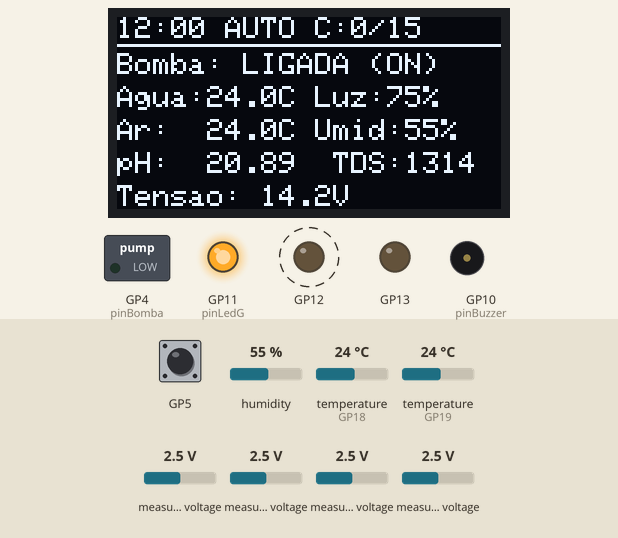
The program below on a simulated Raspberry Pi Pico. Shown: 128×64 one-colour display, switched loads named in the program (green lamp = pin HIGH), output pins drawn as LEDs (lit = HIGH), buzzer (waves = sounding). Dashed ring = blinking. Inputs (shaded band) come from the test bench; at power-on: GP5 HIGH, measured voltage 2.5 V, humidity 55 %, temperature (sensors on GP18, GP19) 24 °C. What the program prints to the serial monitor is not drawn.

Above: at 3.2 s.
3.3 s: GP5 pulled LOW for 0.15 s
At 5.1 s:
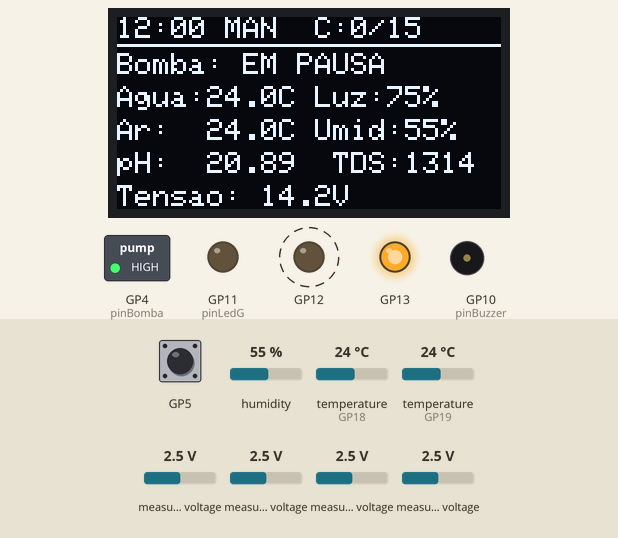
6.1 s: measured voltage (sensor 200) set to 2.1 V
At 10.0 s:
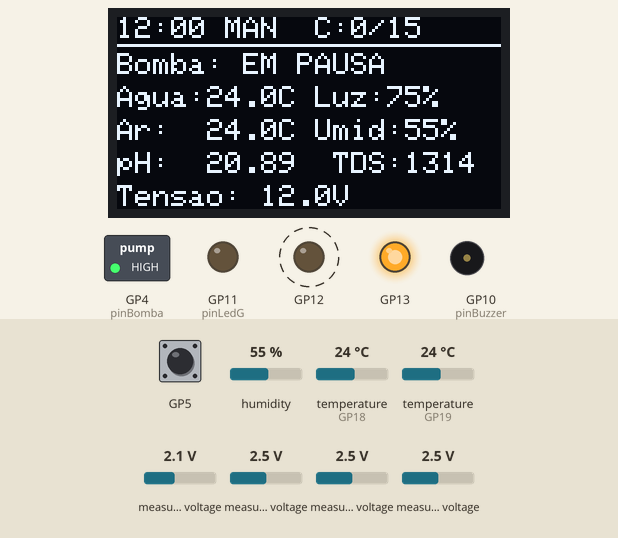
10.4 s: measured voltage (sensor 200) set to 1.8 V
At 13.6 s:
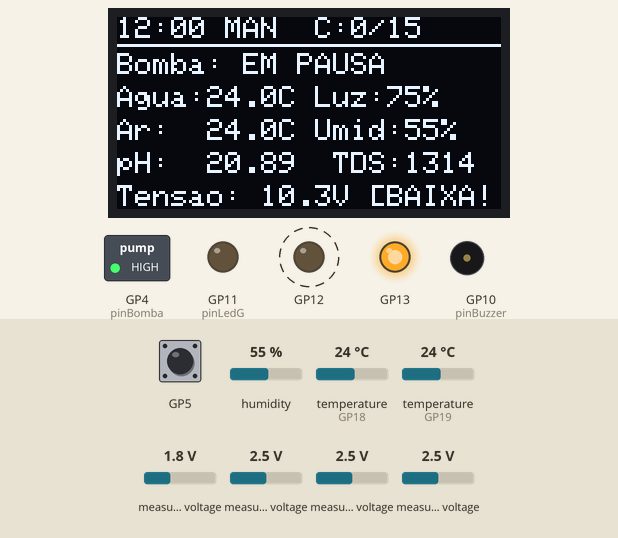
16.1 s: GP5 pulled LOW for 1 s
At 17.8 s:
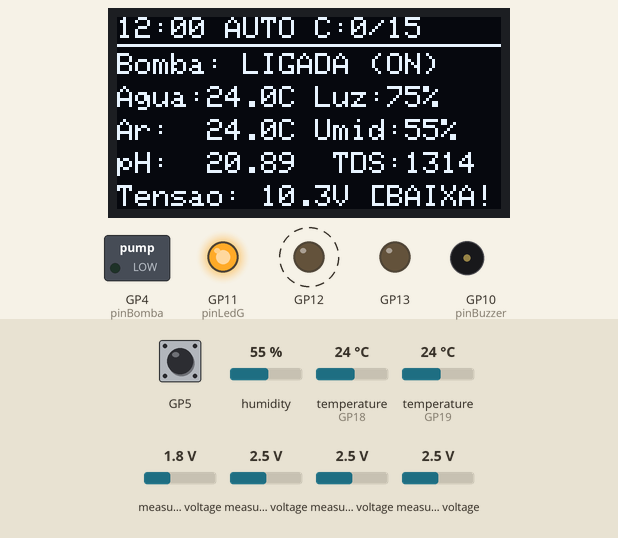
18.6 s: humidity set to 22 %
At 21.6 s:
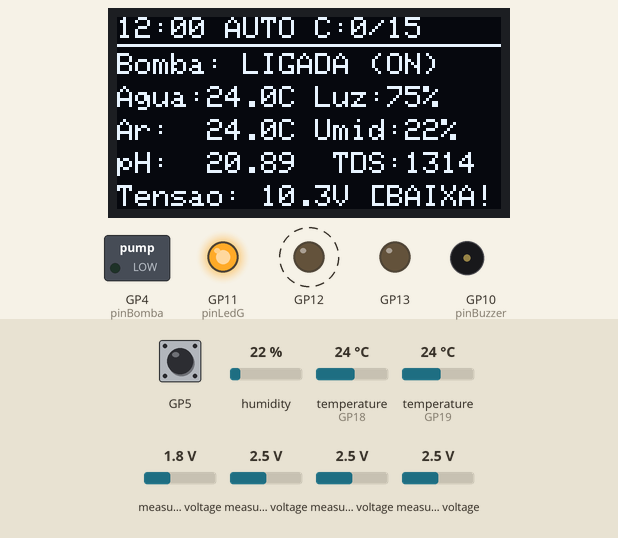
21.9 s: temperature (sensor on GP18) set to 12 °C
At 23.6 s:
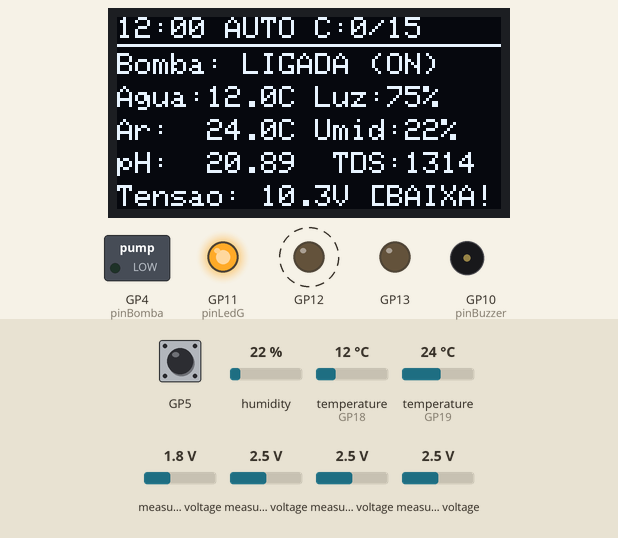
Timing chart, 0 to 25.0 s (numbered marks = the images above; inputs shaded):
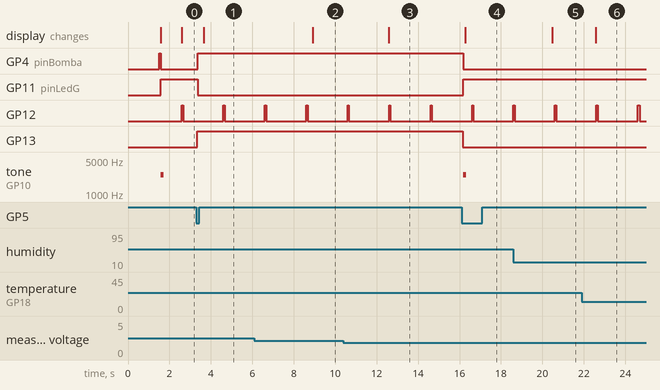

Measured:
- the behaviour switches between 2 and 1.9 V on measured voltage (sensor 200) (found by bisection; images 2 and 3)
- after the input at 3.3 s, GP4 (pinBomba): LOW → HIGH after 0.08 s; GP11 (pinLedG): HIGH → LOW after 0.08 s; GP13: LOW → HIGH after 0.05 s; the display: changes after 0.35 s (image 1)
- after the input at 6.1 s, the display: changes after 2.8 s (image 2)
- after the input at 10.4 s, the display: changes after 2.2 s (image 3)
- after the input at 16.1 s, GP4 (pinBomba): HIGH → LOW after 0.08 s; GP11 (pinLedG): LOW → HIGH after 0.08 s; GP13: HIGH → LOW at once; tone on GP10 (pinBuzzer): silent → 2500 Hz after 0.08 s, → silent 0.15 s later; the display: changes after 0.17 s (image 4)
- after the input at 18.6 s, the display: changes after 1.9 s (image 5)
- after the input at 21.9 s, the display: changes after 0.68 s (image 6)
- by itself, GP12: alternates HIGH for 0.06 s and LOW for 1.9 s

The program:

main.cpp
```cpp
#include <Arduino.h>
#include <FreeRTOS.h>
#include <task.h>

// Inclusão dos módulos da AgriTower
#include "sensores.h"
#include "relogio.h"
#include "botao.h"
#include "agendamento.h"
#include "bomba.h"
#include "comunicacao.h"
#include "oled.h"

void setup() {
    Serial.begin(9600);
    delay(1500);

    Serial.println("\n=======================================================");
    Serial.println("         AGRITOWER - RTOS BITDOGLAB (PICO)             ");
    Serial.println("=======================================================");

    // 1. Inicializa o hardware e os Mutexes ANTES de dar partida nas Tasks
    initRelogio();     // Inicializa Serial2 (GP8/GP9) e Mutex do relógio
    initBotao();       // Inicializa Botão A (GP5), LED Vermelho (GP13) e Mutex
    initAgendamento(); // Inicializa o Mutex do agendador de ciclos
    initBomba();       // Inicializa a Bomba (GP4), LED Verde (GP11) e Mutex
    initSensores();    // Inicializa I2C0, ADS1115, DS18B20, DHT22 e Mutex
    initComunicacao();
    initOled(); // Inicializa LED Azul de telemetria (GP12)


    // 2. Criação das Tasks (Rate Monotonic: menor período = maior prioridade)
    // Stacks de 1024 a 2048 words garantem folga total para Serial.print e floats no RP2040
    xTaskCreate(vTaskBomba,       "TaskBomba",       1024, NULL, 3, NULL); // Prio 4 (Máxima - 15ms)
    xTaskCreate(vTaskBotao,       "TaskBotao",       1024, NULL, 3, NULL); // Prio 3 (Alta   - 20ms)
    xTaskCreate(vTaskRelogio,     "TaskRelogio",     1024, NULL, 2, NULL); // Prio 2 (Média  - 100ms)
    xTaskCreate(vTaskAgendamento, "TaskAgendamento", 1024, NULL, 2, NULL); // Prio 2 (Média  - 500ms)
    xTaskCreate(vTaskSensores,    "TaskSensores",    2048, NULL, 2, NULL); // Prio 1 (Baixa  - 2000ms)
    xTaskCreate(vTaskComunicacao, "TaskCom",         2048, NULL, 1, NULL); // Prio 1 (Baixa  - 2000ms)
    xTaskCreate(vTaskOled,    "TaskOled",    2048, NULL, 1, NULL); // Prio 1 (Baixa  - 2000ms)


    Serial.println("[SISTEMA] Todas as Tasks RTOS iniciadas com sucesso!");
    Serial.println("=======================================================\n");
}

void loop() {
    // No core earlephilhower (RP2040), o loop() roda como uma task de baixa prioridade.
    // Deixamos apenas um delay longo para liberar 100% da CPU para as nossas 6 Tasks!
    vTaskDelay(pdMS_TO_TICKS(5000));
}
```

agendamento.h
```cpp
#ifndef AGENDAMENTO_H
#define AGENDAMENTO_H

#include <Arduino.h>
#include <FreeRTOS.h>
#include <task.h>
#include <semphr.h>

// Estrutura com informações do ciclo atual (útil para a Bomba e para o Painel Serial)
typedef struct {
    bool deveEstarLigada; // true = janela de 5 min ON | false = janela de pausa OFF
    bool ehDia;           // true = 06:00 às 17:59 (ciclo 15m) | false = noite (ciclo 50m)
    int minutoNoCiclo;    // Ex: minuto 3 de 15
    int tamanhoCiclo;     // 15 (dia) ou 50 (noite)
} StatusAgendamento_t;

// Inicializa o Mutex do módulo de agendamento
void initAgendamento();

// Protótipo da Task do FreeRTOS (chamar no xTaskCreate do main.cpp)
void vTaskAgendamento(void *pvParameters);

// Função Thread-Safe para a Bomba e a Telemetria consultarem a decisão do agendador
StatusAgendamento_t obterStatusAgendamento();

#endif // AGENDAMENTO_H
```

bomba.h
```cpp
#ifndef BOMBA_H
#define BOMBA_H

#include <Arduino.h>
#include <FreeRTOS.h>
#include <task.h>
#include <semphr.h>

// Máquina de Estados da Bomba (Acionamento via Relé ON/OFF)
enum EstadoBomba {
    DESLIGADA,
    LIGANDO,
    LIGADA,
    DESLIGANDO
};

// Estrutura para a Telemetria e o OLED consultarem o estado atual com segurança
typedef struct {
    EstadoBomba estado;
} StatusBomba_t;

// Inicializa os pinos da Bomba (GP4), LED Verde (GP11), Buzzer (GP10) e cria o Mutex
void initBomba();

// Protótipo da Task do FreeRTOS (chamar no xTaskCreate do main.cpp)
void vTaskBomba(void *pvParameters);

// Função Thread-Safe para a Telemetria e OLED lerem o Estado da Bomba
StatusBomba_t obterStatusBomba();

// Função auxiliar para retornar o nome do estado da bomba no Monitor Série
const char* nomeEstadoBomba(EstadoBomba est);

#endif // BOMBA_H
```

botao.h
```cpp
#ifndef BOTAO_H
#define BOTAO_H

#include <Arduino.h>
#include <FreeRTOS.h>
#include <task.h>
#include <semphr.h>

// Inicializa os pinos do Botão A (GP5) e do LED Vermelho (GP13) e cria o Mutex
void initBotao();

// Protótipo da Task do FreeRTOS (chamar no xTaskCreate do main.cpp)
void vTaskBotao(void *pvParameters);

// Retorna true se estiver em Modo Automático, ou false se estiver em Modo Manual
bool isModoAutomatico();

// Retorna true (apenas uma vez por clique) quando o usuário entra no Modo Manual,
// avisando a Task da Bomba que ela deve inverter seu estado (Ligar <-> Desligar)
bool consumirPedidoInversaoManual();

#endif // BOTAO_H
```

comunicacao.h
```cpp
#ifndef COMUNICACAO_H
#define COMUNICACAO_H

#include <Arduino.h>
#include <FreeRTOS.h>
#include <task.h>

// Inicializa o pino do LED Azul de telemetria (GP12)
void initComunicacao();

// Protótipo da Task do FreeRTOS (chamar no xTaskCreate do main.cpp)
void vTaskComunicacao(void *pvParameters);

#endif // COMUNICACAO_H
```

oled.h
```cpp
#ifndef OLED_H
#define OLED_H

#include <Arduino.h>
#include <FreeRTOS.h>
#include <task.h>

void initOled();
void vTaskOled(void *pvParameters);
#endif
```

relogio.h
```cpp
#ifndef RELOGIO_H
#define RELOGIO_H

#include <Arduino.h>
#include <FreeRTOS.h>
#include <task.h>
#include <semphr.h>

// Estrutura que guarda o horário atual do sistema
typedef struct {
    int hora;
    int minuto;
    bool sincronizadoEsp; // Indica se já recebeu hora do ESP32 pelo menos uma vez
} Horario_t;

// Inicializa a Serial2 (GP8/GP9) e cria o Mutex do relógio
void initRelogio();

// Protótipo da Task do FreeRTOS (chamar no xTaskCreate do main.cpp)
void vTaskRelogio(void *pvParameters);

// Função Thread-Safe para o Agendador e a Telemetria lerem a hora atual
Horario_t obterHorario();

#endif // RELOGIO_H 
```

sensores.h
```cpp
#ifndef SENSORES_H
#define SENSORES_H

#include <Arduino.h>
#include <FreeRTOS.h>
#include <task.h>
#include <semphr.h>

// Estrutura que empacota todas as leituras dos sensores da torre
typedef struct {
    float tensaoBateria;
    int luminosidade;
    float valorTDS;
    float valorPH;
    float tempAgua;
    float tempAr;
    float umidade;
    bool adsOk; // Flag útil para diagnóstico
} DadosSensores_t;

// Inicializa o hardware dos sensores (I2C, ADS1115, OneWire, DHT) e cria o Mutex
void initSensores();

// Protótipo da Task do FreeRTOS (será chamada no xTaskCreate do main.cpp)
void vTaskSensores(void *pvParameters);

// Função Thread-Safe (protegida por Mutex) para outras Tasks lerem os sensores
DadosSensores_t obterDadosSensores();

#endif // SENSORES_H
```

agendamento.cpp
```cpp
#include "agendamento.h"
#include "relogio.h"
#include "botao.h"

// --- Variáveis Privadas do Módulo (Encapsuladas com static) ---
static StatusAgendamento_t statusAtual = {false, true, 0, 15};
static SemaphoreHandle_t xMutexAgendamento = NULL;

// =========================================================================
// Inicialização do Mutex (Chamar no setup() do main.cpp)
// =========================================================================
void initAgendamento() {
    xMutexAgendamento = xSemaphoreCreateMutex();
    Serial.println("[INIT AGENDAMENTO] Modulo do Agendador Horario inicializado.");
}

// =========================================================================
// Função Thread-Safe para outras Tasks consultarem o Agendador
// =========================================================================
StatusAgendamento_t obterStatusAgendamento() {
    StatusAgendamento_t copiaSegura = {false, true, 0, 15};

    if (xMutexAgendamento != NULL) {
        if (xSemaphoreTake(xMutexAgendamento, pdMS_TO_TICKS(50)) == pdTRUE) {
            copiaSegura = statusAtual;
            xSemaphoreGive(xMutexAgendamento);
        }
    }
    return copiaSegura;
}

// =========================================================================
// TASK RTOS: Avaliação da Janela de Irrigação (A cada 500ms)
// =========================================================================
void vTaskAgendamento(void *pvParameters) {
    (void) pvParameters;

    // Guarda o estado anterior para imprimir no Serial apenas quando houver mudança
    bool deviaEstarLigadaAnterior = false;
    bool primeiraExecucao = true;

    for (;;) {
        // 1. Puxa a hora atual de forma segura do módulo relogio.h
        Horario_t agora = obterHorario();

        // 2. Calcula os parâmetros do ciclo (Diurno vs Noturno)
        int minutoDoDia = (agora.hora * 60) + agora.minuto;
        bool ehDia = (agora.hora >= 6 && agora.hora < 18); // Dia: 06:00 às 17:59
        bool deveEstarLigada = false;
        int tamanhoCiclo = ehDia ? 15 : 50;
        int minutoNoCiclo = minutoDoDia % tamanhoCiclo;

        if (ehDia) {
            // Ciclo Diurno de 15 min (5 min ON / 10 min OFF)
            deveEstarLigada = (minutoNoCiclo < 5);
        } else {
            // Ciclo Noturno de 50 min (5 min ON / 45 min OFF)
            deveEstarLigada = (minutoNoCiclo < 5);
        }

        // 3. SEÇÃO CRÍTICA: Atualiza a estrutura protegida pelo Mutex
        if (xMutexAgendamento != NULL) {
            if (xSemaphoreTake(xMutexAgendamento, pdMS_TO_TICKS(100)) == pdTRUE) {
                statusAtual.deveEstarLigada = deveEstarLigada;
                statusAtual.ehDia           = ehDia;
                statusAtual.minutoNoCiclo   = minutoNoCiclo;
                statusAtual.tamanhoCiclo    = tamanhoCiclo;
                xSemaphoreGive(xMutexAgendamento);
            }
        }

        // 4. Se estiver em Modo Automático, exibe o log quando a janela virar
        if (isModoAutomatico()) {
            if (primeiraExecucao || (deveEstarLigada != deviaEstarLigadaAnterior)) {
                primeiraExecucao = false;
                deviaEstarLigadaAnterior = deveEstarLigada;

                if (deveEstarLigada) {
                    Serial.println("\n>>> [AUTO AGENDADOR] Janela de irrigacao iniciada (5 min)! Solicitando subida PWM...");
                } else {
                    Serial.println("\n>>> [AUTO AGENDADOR] Janela de pausa iniciada! Solicitando descida PWM...");
                }
            }
        } else {
            // Se o usuário colocou em Modo Manual, força reavaliação do log quando voltar pro Auto
            primeiraExecucao = true;
        }

        // Dorme por 500ms (2 checagens por segundo é ideal para um relógio de minutos)
        vTaskDelay(pdMS_TO_TICKS(500));
    }
}
```

bomba.cpp
```cpp
#include "bomba.h"
#include "botao.h"
#include "agendamento.h"

// --- Mapeamento de Pinos de Atuação ---
static const int pinBomba  = 4;  // Bomba 12V via Relé (Active LOW: LOW = Liga, HIGH = Desliga)
static const int pinLedG   = 11; // LED Verde da BitDogLab (Bomba Ligada)
static const int pinBuzzer = 10; // Buzzer B da BitDogLab (Aviso sonoro de partida)

// --- Variáveis Internas Protegidas por Mutex ---
static EstadoBomba estadoAtualBomba = DESLIGADA;
static SemaphoreHandle_t xMutexBomba = NULL;

// =========================================================================
// Função auxiliar de texto para o Painel Serial
// =========================================================================
const char* nomeEstadoBomba(EstadoBomba est) {
    switch (est) {
        case DESLIGADA:  return "DESLIGADA (OFF)";
        case LIGANDO:    return "ACIONANDO RELE...";
        case LIGADA:     return "LIGADA (ON)";
        case DESLIGANDO: return "DESLIGANDO RELE...";
        default:         return "DESCONHECIDO";
    }
}

// =========================================================================
// Inicialização do Hardware e do Mutex (Chamar no setup() do main.cpp)
// =========================================================================
void initBomba() {
    xMutexBomba = xSemaphoreCreateMutex();

    pinMode(pinBomba, OUTPUT);
    pinMode(pinLedG, OUTPUT);
    pinMode(pinBuzzer, OUTPUT);

    // IMPORTANTE: Relé é Active LOW, portanto inicia em HIGH para começar DESLIGADO!
    digitalWrite(pinBomba, HIGH);
    digitalWrite(pinLedG, LOW);
    digitalWrite(pinBuzzer, LOW);

    Serial.println("[INIT BOMBA] Rele (GP4 em HIGH/OFF), LED Verde (GP11) e Buzzer (GP10) configurados.");
}

// =========================================================================
// Função Thread-Safe para a Telemetria e OLED consultarem o Estado
// =========================================================================
StatusBomba_t obterStatusBomba() {
    StatusBomba_t copiaSegura = {DESLIGADA}; // Inicializa apenas o campo 'estado'

    if (xMutexBomba != NULL) {
        if (xSemaphoreTake(xMutexBomba, pdMS_TO_TICKS(20)) == pdTRUE) {
            copiaSegura.estado = estadoAtualBomba;
            xSemaphoreGive(xMutexBomba);
        }
    }
    return copiaSegura;
}

// =========================================================================
// TASK RTOS: Controle de Acionamento ON/OFF do Relé
// =========================================================================
void vTaskBomba(void *pvParameters) {
    (void) pvParameters;

    TickType_t xLastWakeTime = xTaskGetTickCount();
    const TickType_t xIntervalo = pdMS_TO_TICKS(50); // 50ms: resposta rápida ao botão sem gastar CPU

    EstadoBomba estadoLocal = DESLIGADA;

    for (;;) {
        // -----------------------------------------------------------------
        // 1. LÓGICA DE TRANSIÇÃO DE ESTADOS (Obedece ao Modo Auto ou Manual)
        // -----------------------------------------------------------------
        if (isModoAutomatico()) {
            StatusAgendamento_t agenda = obterStatusAgendamento();

            if (agenda.deveEstarLigada) {
                if (estadoLocal == DESLIGADA || estadoLocal == DESLIGANDO) {
                    estadoLocal = LIGANDO;
                }
            } else {
                if (estadoLocal == LIGADA || estadoLocal == LIGANDO) {
                    estadoLocal = DESLIGANDO;
                }
            }
        } else {
            // Em Modo Manual, verifica se o Botão A solicitou inversão
            if (consumirPedidoInversaoManual()) {
                if (estadoLocal == DESLIGADA || estadoLocal == DESLIGANDO) {
                    estadoLocal = LIGANDO;
                    Serial.println("[BOMBA] Override Manual -> Ligando Bomba via Rele!");
                } else {
                    estadoLocal = DESLIGANDO;
                    Serial.println("[BOMBA] Override Manual -> Desligando Bomba via Rele!");
                }
            }
        }

        // -----------------------------------------------------------------
        // 2. EXECUÇÃO FÍSICA NO RELÉ (Active LOW), LED VERDE E BUZZER
        // -----------------------------------------------------------------
        switch (estadoLocal) {
            case LIGANDO:
                digitalWrite(pinBomba, LOW);     // LOW atraca o módulo relé
                digitalWrite(pinLedG, HIGH);     // Acende LED Verde da BitDogLab
                tone(pinBuzzer, 2500, 150);      // Bipe de 150ms no GP10 (não-bloqueante)
                estadoLocal = LIGADA;
                Serial.println("[BOMBA] Rele Acionado (ON)");
                break;

            case DESLIGANDO:
                digitalWrite(pinBomba, HIGH);    // HIGH solta o módulo relé
                digitalWrite(pinLedG, LOW);      // Apaga LED Verde
                estadoLocal = DESLIGADA;
                Serial.println("[BOMBA] Rele Desligado (OFF)");
                break;

            case LIGADA:
            case DESLIGADA:
                break;
        }

        // -----------------------------------------------------------------
        // 3. ATUALIZA VARIÁVEL GLOBAL PROTEGIDA POR MUTEX
        // -----------------------------------------------------------------
        if (xMutexBomba != NULL) {
            if (xSemaphoreTake(xMutexBomba, 0) == pdTRUE) {
                estadoAtualBomba = estadoLocal;
                xSemaphoreGive(xMutexBomba);
            }
        }

        vTaskDelayUntil(&xLastWakeTime, xIntervalo);
    }
}
```

Source omitted: botao.cpp (4341 bytes), comunicacao.cpp (5004 bytes), oled.cpp (4090 bytes), relogio.cpp (5649 bytes), sensores.cpp (5845 bytes)
